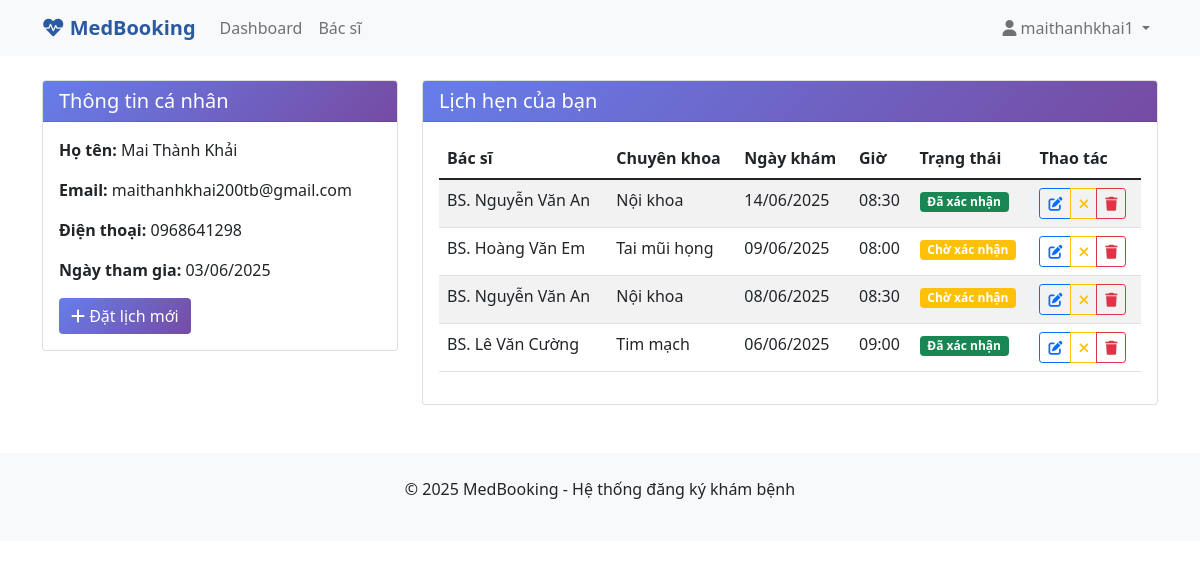
Screenshot of /user/dashboard (signed in) with the database file from the repository.
### app/models.py (models this page shows)
class User(db.Model):
    id = db.Column(db.Integer, primary_key=True)
    username = db.Column(db.String(80), unique=True, nullable=False)
    email = db.Column(db.String(120), unique=True, nullable=False)
    password_hash = db.Column(db.String(120), nullable=False)
    full_name = db.Column(db.String(100), nullable=False)
    phone = db.Column(db.String(20), nullable=False)
    is_admin = db.Column(db.Boolean, default=False)
    created_at = db.Column(db.DateTime, default=datetime.utcnow)
    appointments = db.relationship('Appointment', backref='patient', lazy=True)

class Appointment(db.Model):
    id = db.Column(db.Integer, primary_key=True)
    patient_id = db.Column(db.Integer, db.ForeignKey('user.id'), nullable=False)
    doctor_id = db.Column(db.Integer, db.ForeignKey('doctor.id'), nullable=False)
    appointment_date = db.Column(db.Date, nullable=False)
    appointment_time = db.Column(db.String(10), nullable=False)
    symptoms = db.Column(db.Text, nullable=False)
    status = db.Column(db.String(20), default='Pending')  # Pending, Confirmed, Cancelled
    created_at = db.Column(db.DateTime, default=datetime.utcnow)

class Doctor(db.Model):
    id = db.Column(db.Integer, primary_key=True)
    name = db.Column(db.String(100), nullable=False)
    specialty = db.Column(db.String(100), nullable=False)
    phone = db.Column(db.String(20), nullable=False)
    email = db.Column(db.String(120), nullable=False)
    experience = db.Column(db.Integer, nullable=False)  # years of experience
    appointments = db.relationship('Appointment', backref='doctor', lazy=True)

### app/user/routes.py (the view)
@user_bp.route('/dashboard')
def dashboard():
    if 'user_id' not in session:
        return redirect(url_for('auth.login'))
    user = User.query.get(session['user_id'])
    appointments = Appointment.query.filter_by(patient_id=user.id).order_by(Appointment.appointment_date.desc()).all()
    return render_template('user/dashboard.html', user=user, appointments=appointments)

### app/templates/user/dashboard.html (shortened to what this page needs)
{% extends "base.html" %}  {% block content %}
<div class="row">
  <div class="col-md-4">
    <div class="card">
      <div class="card-header">
        <h5 class="mb-0">Thông tin cá nhân</h5>
      </div>
      <div class="card-body">
        <p><strong>Họ tên:</strong> {{ user.full_name }}</p>
        <p><strong>Email:</strong> {{ user.email }}</p>
        <p><strong>Điện thoại:</strong> {{ user.phone }}</p>
        <p>
          <strong>Ngày tham gia:</strong> {{
          user.created_at.strftime('%d/%m/%Y') }}
        </p>
        <a href="{{ url_for('user.doctors') }}" class="btn btn-medical">
          <i class="fas fa-plus"></i> Đặt lịch mới
        </a>
      </div>
    </div>
  </div>
  <div class="col-md-8">
    <div class="card">
      <div class="card-header">
        <h5 class="mb-0">Lịch hẹn của bạn</h5>
      </div>
      <div class="card-body">
        {% if appointments %}
        <div class="table-responsive">
          <table class="table table-striped">
            <thead>
              <tr>
                <th>Bác sĩ</th>
                <th>Chuyên khoa</th>
                <th>Ngày khám</th>
                <th>Giờ</th>
                <th>Trạng thái</th>
                <th>Thao tác</th>
              </tr>
            </thead>
            <tbody>
              {% for appointment in appointments %}
              <tr>
                <td>{{ appointment.doctor.name }}</td>
                <td>{{ appointment.doctor.specialty }}</td>
                <td>{{ appointment.appointment_date.strftime('%d/%m/%Y') }}</td>
                <td>{{ appointment.appointment_time }}</td>
                <td>
                  {% if appointment.status == 'Pending' %}
                  <span class="badge bg-warning">Chờ xác nhận</span>
                  {% elif appointment.status == 'Confirmed' %}
                  <span class="badge bg-success">Đã xác nhận</span>
                  {% else %}
                  <span class="badge bg-danger">Đã hủy</span>
                  {% endif %}
                </td>
                <td>
                  {% if appointment.status != 'Cancelled' %}
                  <div class="btn-group btn-group-sm">
                    <a
                      href="{{ url_for('user.edit_appointment', appointment_id=appointment.id) }}"
                      class="btn btn-outline-primary btn-sm"
                    >
                      <i class="fas fa-edit"></i>
                    </a>
                    <a
                      href="{{ url_for('user.cancel_appointment', appointment_id=appointment.id) }}"
                      class="btn btn-outline-warning btn-sm"
                      onclick="return confirm('Bạn có chắc muốn hủy lịch hẹn này?')"
                    >
                      <i class="fas fa-times"></i>
                    </a>
                    <a
                      href="{{ url_for('user.delete_appointment', appointment_id=appointment.id) }}"
                      class="btn btn-outline-danger btn-sm"
                      onclick="return confirm('Bạn có chắc muốn xóa lịch hẹn này?')"
                    >
                      <i class="fas fa-trash"></i>
                    </a>
                  </div>
                  {% endif %}
                </td>
              </tr>
              {% endfor %}
            </tbody>
          </table>
        </div>
        {% endif %}
      </div>
    </div>
  </div>
</div>
{% endblock %}

### app/templates/base.html (shortened to what this page needs)
<!DOCTYPE html>
<html lang="vi">
  <head>
    <link
      href="https://cdn.jsdelivr.net/npm/bootstrap@5.1.3/dist/css/bootstrap.min.css"
      rel="stylesheet"
    />
    <link
      href="https://cdnjs.cloudflare.com/ajax/libs/font-awesome/6.0.0/css/all.min.css"
      rel="stylesheet"
    />
  </head>
  <body>
    <nav class="navbar navbar-expand-lg navbar-light bg-light">
      <div class="container">
        <a class="navbar-brand" href="{{ url_for('main.index') }}">
          <i class="fas fa-heartbeat"></i> MedBooking
        </a>
        <div class="collapse navbar-collapse" id="navbarNav">
          <ul class="navbar-nav me-auto">
            {% if session.user_id %}
            <li class="nav-item">
              <a class="nav-link" href="{{ url_for('user.dashboard') }}"
                >Dashboard</a
              >
            </li>
            <li class="nav-item">
              <a class="nav-link" href="{{ url_for('user.doctors') }}"
                >Bác sĩ</a
              >
            </li>
            {% endif %}
          </ul>
          <ul class="navbar-nav">
            {% if session.user_id %}
            <li class="nav-item dropdown">
              <a
                class="nav-link dropdown-toggle"
                href="#"
                id="navbarDropdown"
                role="button"
                data-bs-toggle="dropdown"
              >
                <i class="fas fa-user"></i> {{ session.username }}
              </a>
            </li>
            {% endif %}
          </ul>
        </div>
      </div>
    </nav>
    <main class="container mt-4">
       {% block content %}{% endblock %}
    </main>
    <footer class="bg-light mt-5 py-4">
      <div class="container text-center">
        <p>&copy; 2025 MedBooking - Hệ thống đăng ký khám bệnh</p>
      </div>
    </footer>
  </body>
</html>

### app/templates/base.html (style rules this page uses)
.navbar-brand { font-weight: bold; color: #2c5aa0 !important; }
.card-header { background: linear-gradient(135deg, #667eea 0%, #764ba2 100%); color: white; }
.btn-medical { background: linear-gradient(135deg, #667eea 0%, #764ba2 100%); border: none; color: white; }

### rows the page displays
User: username "maithanhkhai1", full_name "Mai Thành Khải", email "maithanhkhai200tb@gmail.com", phone "0968641298", created_at "03/06/2025"
Appointment: doctor.name "BS. Nguyễn Văn An", doctor.specialty "Nội khoa", appointment_date "14/06/2025", appointment_time "08:30", status "Đã xác nhận"
Appointment: doctor.name "BS. Hoàng Văn Em", doctor.specialty "Tai mũi họng", appointment_date "09/06/2025", appointment_time "08:00", status "Chờ xác nhận"
Appointment: doctor.name "BS. Nguyễn Văn An", doctor.specialty "Nội khoa", appointment_date "08/06/2025", appointment_time "08:30", status "Chờ xác nhận"
Appointment: doctor.name "BS. Lê Văn Cường", doctor.specialty "Tim mạch", appointment_date "06/06/2025", appointment_time "09:00", status "Đã xác nhận"
